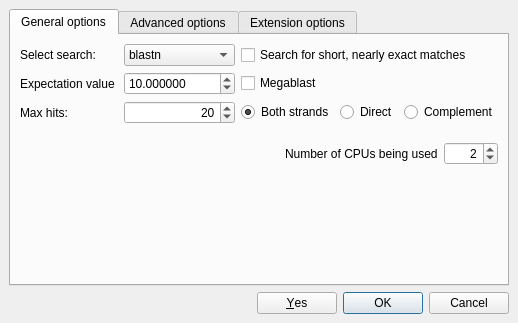
<?xml version="1.0" encoding="UTF-8"?>
<ui version="4.0">
 <class>BlastAllSupportDialog</class>
 <widget class="QDialog" name="BlastAllSupportDialog">
  <property name="geometry">
   <rect>
    <x>0</x>
    <y>0</y>
    <width>1110</width>
    <height>363</height>
   </rect>
  </property>
  <property name="sizePolicy">
   <sizepolicy hsizetype="Preferred" vsizetype="Fixed">
    <horstretch>0</horstretch>
    <verstretch>0</verstretch>
   </sizepolicy>
  </property>
  <property name="windowTitle">
   <string>Request to Local BLAST Database</string>
  </property>
  <property name="autoFillBackground">
   <bool>false</bool>
  </property>
  <property name="sizeGripEnabled">
   <bool>false</bool>
  </property>
  <property name="modal">
   <bool>false</bool>
  </property>
  <layout class="QVBoxLayout" name="verticalLayout_2">
   <property name="sizeConstraint">
    <enum>QLayout::SetFixedSize</enum>
   </property>
   <item>
    <widget class="QTabWidget" name="optionsTab">
     <property name="currentIndex">
      <number>0</number>
     </property>
     <widget class="QWidget" name="tab">
      <property name="sizePolicy">
       <sizepolicy hsizetype="Preferred" vsizetype="Fixed">
        <horstretch>0</horstretch>
        <verstretch>0</verstretch>
       </sizepolicy>
      </property>
      <attribute name="title">
       <string>General options</string>
      </attribute>
      <layout class="QVBoxLayout" name="verticalLayout_3">
       <property name="sizeConstraint">
        <enum>QLayout::SetFixedSize</enum>
       </property>
       <item>
        <layout class="QGridLayout" name="settingsGridLayout">
         <property name="sizeConstraint">
          <enum>QLayout::SetFixedSize</enum>
         </property>
         <item row="0" column="0">
          <widget class="QLabel" name="label_2">
           <property name="text">
            <string>Select search:</string>
           </property>
          </widget>
         </item>
         <item row="0" column="1">
          <widget class="QComboBox" name="programName">
           <item>
            <property name="text">
             <string extracomment="qwe">blastn</string>
            </property>
           </item>
           <item>
            <property name="text">
             <string>blastp</string>
            </property>
           </item>
           <item>
            <property name="text">
             <string>gpu-blastp</string>
            </property>
           </item>
           <item>
            <property name="text">
             <string>blastx</string>
            </property>
           </item>
           <item>
            <property name="text">
             <string>tblastn</string>
            </property>
           </item>
           <item>
            <property name="text">
             <string>tblastx</string>
            </property>
           </item>
          </widget>
         </item>
         <item row="0" column="2">
          <widget class="QCheckBox" name="shortSequenceCheckBox">
           <property name="text">
            <string>Search for short, nearly exact matches</string>
           </property>
          </widget>
         </item>
         <item row="1" column="0">
          <widget class="QLabel" name="label">
           <property name="text">
            <string>Expectation value </string>
           </property>
          </widget>
         </item>
         <item row="1" column="2">
          <widget class="QCheckBox" name="megablastCheckBox">
           <property name="text">
            <string>Megablast</string>
           </property>
          </widget>
         </item>
         <item row="2" column="0">
          <widget class="QLabel" name="hitsLabel">
           <property name="text">
            <string>Max hits:</string>
           </property>
          </widget>
         </item>
         <item row="2" column="1">
          <widget class="QSpinBox" name="numberOfHitsSpinBox">
           <property name="alignment">
            <set>Qt::AlignRight|Qt::AlignTrailing|Qt::AlignVCenter</set>
           </property>
           <property name="specialValueText">
            <string>Off</string>
           </property>
           <property name="maximum">
            <number>200</number>
           </property>
           <property name="singleStep">
            <number>10</number>
           </property>
           <property name="value">
            <number>20</number>
           </property>
          </widget>
         </item>
         <item row="1" column="1">
          <widget class="QDoubleSpinBox" name="evalueSpinBox">
           <property name="decimals">
            <number>6</number>
           </property>
           <property name="minimum">
            <double>0.000001000000000</double>
           </property>
           <property name="maximum">
            <double>100000.000000000000000</double>
           </property>
           <property name="value">
            <double>10.000000000000000</double>
           </property>
          </widget>
         </item>
         <item row="2" column="2">
          <layout class="QHBoxLayout" name="horizontalLayout_8">
           <property name="sizeConstraint">
            <enum>QLayout::SetMaximumSize</enum>
           </property>
           <item>
            <widget class="QRadioButton" name="bothStrandsButton">
             <property name="text">
              <string>Both strands</string>
             </property>
             <property name="checked">
              <bool>true</bool>
             </property>
            </widget>
           </item>
           <item>
            <widget class="QRadioButton" name="directStrandButton">
             <property name="text">
              <string>Direct</string>
             </property>
            </widget>
           </item>
           <item>
            <widget class="QRadioButton" name="complStrandButton">
             <property name="text">
              <string>Complement</string>
             </property>
            </widget>
           </item>
          </layout>
         </item>
        </layout>
       </item>
       <item>
        <widget class="QWidget" name="dbSelectorWidget" native="true">
         <property name="sizePolicy">
          <sizepolicy hsizetype="Preferred" vsizetype="Fixed">
           <horstretch>0</horstretch>
           <verstretch>0</verstretch>
          </sizepolicy>
         </property>
         <layout class="QVBoxLayout" name="verticalLayout_9">
          <property name="spacing">
           <number>0</number>
          </property>
          <property name="sizeConstraint">
           <enum>QLayout::SetMinAndMaxSize</enum>
          </property>
          <property name="leftMargin">
           <number>0</number>
          </property>
          <property name="topMargin">
           <number>0</number>
          </property>
          <property name="rightMargin">
           <number>0</number>
          </property>
          <property name="bottomMargin">
           <number>0</number>
          </property>
         </layout>
        </widget>
       </item>
       <item>
        <widget class="QWidget" name="annotationWidget" native="true">
         <property name="sizePolicy">
          <sizepolicy hsizetype="Preferred" vsizetype="Fixed">
           <horstretch>0</horstretch>
           <verstretch>0</verstretch>
          </sizepolicy>
         </property>
         <layout class="QVBoxLayout" name="annotationWidgetLayout">
          <property name="sizeConstraint">
           <enum>QLayout::SetMinAndMaxSize</enum>
          </property>
          <property name="leftMargin">
           <number>0</number>
          </property>
          <property name="topMargin">
           <number>0</number>
          </property>
          <property name="rightMargin">
           <number>0</number>
          </property>
          <property name="bottomMargin">
           <number>0</number>
          </property>
         </layout>
        </widget>
       </item>
       <item>
        <layout class="QHBoxLayout" name="horizontalLayout">
         <property name="sizeConstraint">
          <enum>QLayout::SetMinAndMaxSize</enum>
         </property>
         <item>
          <spacer name="horizontalSpacer_2">
           <property name="orientation">
            <enum>Qt::Horizontal</enum>
           </property>
           <property name="sizeHint" stdset="0">
            <size>
             <width>40</width>
             <height>20</height>
            </size>
           </property>
          </spacer>
         </item>
         <item>
          <widget class="QLabel" name="label_15">
           <property name="text">
            <string>Number of CPUs being used</string>
           </property>
          </widget>
         </item>
         <item>
          <widget class="QSpinBox" name="numberOfCPUSpinBox">
           <property name="sizePolicy">
            <sizepolicy hsizetype="Preferred" vsizetype="Fixed">
             <horstretch>0</horstretch>
             <verstretch>0</verstretch>
            </sizepolicy>
           </property>
           <property name="alignment">
            <set>Qt::AlignRight|Qt::AlignTrailing|Qt::AlignVCenter</set>
           </property>
           <property name="suffix">
            <string/>
           </property>
           <property name="minimum">
            <number>1</number>
           </property>
           <property name="maximum">
            <number>6000</number>
           </property>
           <property name="singleStep">
            <number>1</number>
           </property>
           <property name="value">
            <number>2</number>
           </property>
          </widget>
         </item>
        </layout>
       </item>
      </layout>
     </widget>
     <widget class="QWidget" name="tab_2">
      <property name="sizePolicy">
       <sizepolicy hsizetype="Preferred" vsizetype="Fixed">
        <horstretch>0</horstretch>
        <verstretch>0</verstretch>
       </sizepolicy>
      </property>
      <attribute name="title">
       <string>Advanced options</string>
      </attribute>
      <layout class="QVBoxLayout" name="verticalLayout_8" stretch="0,0,1">
       <property name="sizeConstraint">
        <enum>QLayout::SetMinAndMaxSize</enum>
       </property>
       <item>
        <layout class="QGridLayout" name="gridLayout">
         <property name="sizeConstraint">
          <enum>QLayout::SetMinAndMaxSize</enum>
         </property>
         <item row="4" column="1" colspan="4">
          <widget class="QComboBox" name="compStatsComboBox">
           <property name="sizeAdjustPolicy">
            <enum>QComboBox::AdjustToMinimumContentsLength</enum>
           </property>
           <item>
            <property name="text">
             <string>D or d: default (equivalent to 2 )</string>
            </property>
           </item>
           <item>
            <property name="text">
             <string>0 or F or f: No composition-based statistics</string>
            </property>
           </item>
           <item>
            <property name="text">
             <string>1: Composition-based statistics as in NAR 29:2994-3005, 2001</string>
            </property>
           </item>
           <item>
            <property name="text">
             <string>2 or T or t : Composition-based score adjustment as in Bioinformatics 21:902-911, 2005, conditioned on sequence properties</string>
            </property>
           </item>
           <item>
            <property name="text">
             <string>3: Composition-based score adjustment as in Bioinformatics 21:902-911, 2005, unconditionally</string>
            </property>
           </item>
          </widget>
         </item>
         <item row="2" column="4">
          <widget class="QComboBox" name="serviceComboBox">
           <property name="sizePolicy">
            <sizepolicy hsizetype="Preferred" vsizetype="Fixed">
             <horstretch>2</horstretch>
             <verstretch>0</verstretch>
            </sizepolicy>
           </property>
           <item>
            <property name="text">
             <string>plain</string>
            </property>
           </item>
           <item>
            <property name="text">
             <string>psi</string>
            </property>
           </item>
           <item>
            <property name="text">
             <string>phi</string>
            </property>
           </item>
          </widget>
         </item>
         <item row="0" column="2">
          <spacer name="horizontalSpacer_3">
           <property name="orientation">
            <enum>Qt::Horizontal</enum>
           </property>
           <property name="sizeHint" stdset="0">
            <size>
             <width>40</width>
             <height>20</height>
            </size>
           </property>
          </spacer>
         </item>
         <item row="2" column="3">
          <widget class="QLabel" name="serviceLabel">
           <property name="sizePolicy">
            <sizepolicy hsizetype="Minimum" vsizetype="Preferred">
             <horstretch>0</horstretch>
             <verstretch>0</verstretch>
            </sizepolicy>
           </property>
           <property name="text">
            <string>Service</string>
           </property>
          </widget>
         </item>
         <item row="1" column="3">
          <widget class="QLabel" name="matchScoreLabel">
           <property name="sizePolicy">
            <sizepolicy hsizetype="Minimum" vsizetype="Preferred">
             <horstretch>0</horstretch>
             <verstretch>0</verstretch>
            </sizepolicy>
           </property>
           <property name="text">
            <string>Match scores</string>
           </property>
          </widget>
         </item>
         <item row="2" column="1">
          <widget class="QComboBox" name="matrixComboBox">
           <item>
            <property name="text">
             <string>BLOSUM62</string>
            </property>
           </item>
           <item>
            <property name="text">
             <string>BLOSUM45</string>
            </property>
           </item>
           <item>
            <property name="text">
             <string>BLOSUM80</string>
            </property>
           </item>
           <item>
            <property name="text">
             <string>PAM30</string>
            </property>
           </item>
           <item>
            <property name="text">
             <string>PAM70</string>
            </property>
           </item>
          </widget>
         </item>
         <item row="2" column="0">
          <widget class="QLabel" name="matrixLabel">
           <property name="sizePolicy">
            <sizepolicy hsizetype="Minimum" vsizetype="Preferred">
             <horstretch>0</horstretch>
             <verstretch>0</verstretch>
            </sizepolicy>
           </property>
           <property name="text">
            <string>Matrix</string>
           </property>
          </widget>
         </item>
         <item row="1" column="4">
          <widget class="QComboBox" name="scoresComboBox">
           <property name="sizePolicy">
            <sizepolicy hsizetype="Preferred" vsizetype="Fixed">
             <horstretch>2</horstretch>
             <verstretch>0</verstretch>
            </sizepolicy>
           </property>
           <property name="currentIndex">
            <number>0</number>
           </property>
           <item>
            <property name="text">
             <string>1 -3</string>
            </property>
           </item>
           <item>
            <property name="text">
             <string>1 -4</string>
            </property>
           </item>
           <item>
            <property name="text">
             <string>1 -2</string>
            </property>
           </item>
           <item>
            <property name="text">
             <string>1 -1</string>
            </property>
           </item>
           <item>
            <property name="text">
             <string>2 -7</string>
            </property>
           </item>
           <item>
            <property name="text">
             <string>2 -5</string>
            </property>
           </item>
           <item>
            <property name="text">
             <string>2 -3</string>
            </property>
           </item>
           <item>
            <property name="text">
             <string>4 -5</string>
            </property>
           </item>
           <item>
            <property name="text">
             <string>5 -4</string>
            </property>
           </item>
          </widget>
         </item>
         <item row="3" column="1" colspan="4">
          <widget class="QLineEdit" name="phiPatternEdit"/>
         </item>
         <item row="3" column="0">
          <widget class="QLabel" name="phiPatternLabel">
           <property name="text">
            <string>PHI pattern</string>
           </property>
          </widget>
         </item>
         <item row="0" column="0">
          <widget class="QLabel" name="label_4">
           <property name="sizePolicy">
            <sizepolicy hsizetype="Minimum" vsizetype="Preferred">
             <horstretch>0</horstretch>
             <verstretch>0</verstretch>
            </sizepolicy>
           </property>
           <property name="text">
            <string>Word size</string>
           </property>
          </widget>
         </item>
         <item row="1" column="2">
          <spacer name="horizontalSpacer_5">
           <property name="orientation">
            <enum>Qt::Horizontal</enum>
           </property>
           <property name="sizeHint" stdset="0">
            <size>
             <width>40</width>
             <height>20</height>
            </size>
           </property>
          </spacer>
         </item>
         <item row="1" column="1">
          <widget class="QDoubleSpinBox" name="thresholdSpinBox"/>
         </item>
         <item row="0" column="1">
          <widget class="QSpinBox" name="wordSizeSpinBox">
           <property name="value">
            <number>3</number>
           </property>
          </widget>
         </item>
         <item row="2" column="2">
          <spacer name="horizontalSpacer_4">
           <property name="orientation">
            <enum>Qt::Horizontal</enum>
           </property>
           <property name="sizeHint" stdset="0">
            <size>
             <width>40</width>
             <height>20</height>
            </size>
           </property>
          </spacer>
         </item>
         <item row="0" column="4">
          <widget class="QComboBox" name="costsComboBox">
           <property name="sizePolicy">
            <sizepolicy hsizetype="Preferred" vsizetype="Fixed">
             <horstretch>2</horstretch>
             <verstretch>0</verstretch>
            </sizepolicy>
           </property>
           <property name="currentIndex">
            <number>-1</number>
           </property>
          </widget>
         </item>
         <item row="1" column="0">
          <widget class="QLabel" name="thresholdLabel">
           <property name="toolTip">
            <string>Threshold for extending hits</string>
           </property>
           <property name="text">
            <string>Threshold</string>
           </property>
          </widget>
         </item>
         <item row="0" column="3">
          <widget class="QLabel" name="costsLabel">
           <property name="sizePolicy">
            <sizepolicy hsizetype="Minimum" vsizetype="Preferred">
             <horstretch>0</horstretch>
             <verstretch>0</verstretch>
            </sizepolicy>
           </property>
           <property name="text">
            <string>Gap costs</string>
           </property>
          </widget>
         </item>
         <item row="4" column="0">
          <widget class="QLabel" name="compStatsLabel">
           <property name="text">
            <string>Composition-based statistics</string>
           </property>
          </widget>
         </item>
        </layout>
       </item>
       <item>
        <layout class="QHBoxLayout" name="horizontalLayout_4">
         <property name="sizeConstraint">
          <enum>QLayout::SetMinAndMaxSize</enum>
         </property>
         <item>
          <widget class="QGroupBox" name="groupBox">
           <property name="title">
            <string>Filters</string>
           </property>
           <layout class="QVBoxLayout" name="verticalLayout_7">
            <property name="sizeConstraint">
             <enum>QLayout::SetMinAndMaxSize</enum>
            </property>
            <item>
             <widget class="QCheckBox" name="lowComplexityFilterCheckBox">
              <property name="text">
               <string>Low complexity filter</string>
              </property>
             </widget>
            </item>
            <item>
             <widget class="QCheckBox" name="repeatsCheckBox">
              <property name="text">
               <string>Human repeats filter</string>
              </property>
             </widget>
            </item>
           </layout>
          </widget>
         </item>
         <item>
          <widget class="QGroupBox" name="groupBox_2">
           <property name="title">
            <string>Masks</string>
           </property>
           <layout class="QVBoxLayout" name="verticalLayout">
            <property name="sizeConstraint">
             <enum>QLayout::SetMinAndMaxSize</enum>
            </property>
            <item>
             <widget class="QCheckBox" name="lookupMaskCheckBox">
              <property name="text">
               <string>Mask for lookup table only</string>
              </property>
             </widget>
            </item>
            <item>
             <widget class="QCheckBox" name="lowerCaseCheckBox">
              <property name="enabled">
               <bool>false</bool>
              </property>
              <property name="text">
               <string>Mask lower case letters</string>
              </property>
             </widget>
            </item>
           </layout>
          </widget>
         </item>
        </layout>
       </item>
       <item>
        <spacer name="verticalSpacer">
         <property name="orientation">
          <enum>Qt::Vertical</enum>
         </property>
         <property name="sizeType">
          <enum>QSizePolicy::Minimum</enum>
         </property>
         <property name="sizeHint" stdset="0">
          <size>
           <width>20</width>
           <height>0</height>
          </size>
         </property>
        </spacer>
       </item>
      </layout>
     </widget>
     <widget class="QWidget" name="extOptionsTab">
      <property name="sizePolicy">
       <sizepolicy hsizetype="Preferred" vsizetype="Fixed">
        <horstretch>0</horstretch>
        <verstretch>0</verstretch>
       </sizepolicy>
      </property>
      <attribute name="title">
       <string>Extension options</string>
      </attribute>
      <layout class="QVBoxLayout" name="verticalLayout_5" stretch="0,0,0">
       <property name="sizeConstraint">
        <enum>QLayout::SetMinAndMaxSize</enum>
       </property>
       <item>
        <layout class="QHBoxLayout" name="horizontalLayout_7">
         <property name="sizeConstraint">
          <enum>QLayout::SetMinAndMaxSize</enum>
         </property>
         <item>
          <widget class="QGroupBox" name="xDropoffGroupBox">
           <property name="title">
            <string>X dropoff value (in bits)</string>
           </property>
           <layout class="QGridLayout" name="gridLayout_4">
            <property name="sizeConstraint">
             <enum>QLayout::SetMinAndMaxSize</enum>
            </property>
            <item row="0" column="0">
             <widget class="QLabel" name="label_11">
              <property name="text">
               <string>For gapped alignment</string>
              </property>
             </widget>
            </item>
            <item row="0" column="1">
             <widget class="QSpinBox" name="xDropoffGASpinBox">
              <property name="maximum">
               <number>999</number>
              </property>
             </widget>
            </item>
            <item row="1" column="0">
             <widget class="QLabel" name="label_12">
              <property name="text">
               <string>For ungapped extensions</string>
              </property>
             </widget>
            </item>
            <item row="2" column="0">
             <widget class="QLabel" name="label_13">
              <property name="text">
               <string>For final gapped alignment</string>
              </property>
             </widget>
            </item>
            <item row="2" column="1">
             <widget class="QSpinBox" name="xDropoffFGASpinBox">
              <property name="maximum">
               <number>999</number>
              </property>
             </widget>
            </item>
            <item row="1" column="1">
             <widget class="QDoubleSpinBox" name="xDropoffUnGASpinBox"/>
            </item>
           </layout>
          </widget>
         </item>
        </layout>
       </item>
       <item>
        <layout class="QHBoxLayout" name="horizontalLayout_6">
         <property name="sizeConstraint">
          <enum>QLayout::SetMinAndMaxSize</enum>
         </property>
         <item>
          <widget class="QLabel" name="label_7">
           <property name="text">
            <string>Multiple Hits window size</string>
           </property>
          </widget>
         </item>
         <item>
          <widget class="QSpinBox" name="windowSizeSpinBox"/>
         </item>
        </layout>
       </item>
       <item>
        <widget class="QCheckBox" name="gappedAlignmentCheckBox">
         <property name="text">
          <string>Perform gapped alignment</string>
         </property>
         <property name="checked">
          <bool>true</bool>
         </property>
        </widget>
       </item>
      </layout>
     </widget>
    </widget>
   </item>
   <item>
    <widget class="QDialogButtonBox" name="buttonBox">
     <property name="standardButtons">
      <set>QDialogButtonBox::Cancel|QDialogButtonBox::Ok|QDialogButtonBox::Yes</set>
     </property>
    </widget>
   </item>
  </layout>
 </widget>
 <layoutdefault spacing="6" margin="9"/>
 <resources/>
 <connections/>
</ui>
